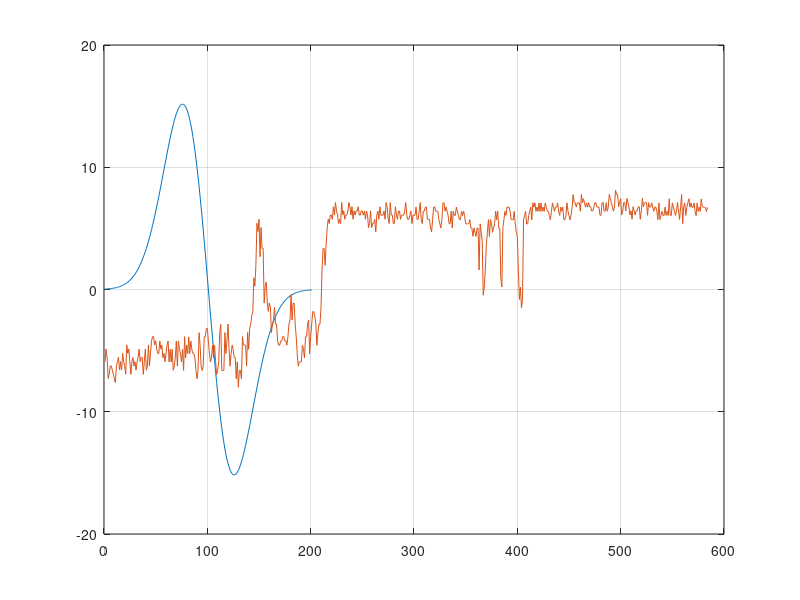

Write MATLAB code to recreate this figure. (Note: this script raises an error after producing the figure.)
close all;
clear all;
load('matlab2.mat')
load('matlab.mat')
RowNumber=40;
sigma=25;
x=-100:100;
G=-x.*exp(-x.^2/(2*sigma^2));
Gh=@(x,s) -x.*exp(-x.^2/(2*s^2));
G1=-G;
plot(G)
hold on
grid on 

plot(data(RowNumber,:))
convd=conv(data(RowNumber,:),G,'same');
% convd=convd/max(convd)*max(data(RowNumber,:));
convdInv=conv(data(RowNumber,:),G1,'same');
% [Dmax,Imax]=max(convd);
% [Dmin,Imin]=min(convd);
[maxs,Imaxs]=findpeaks(convd,'MinPeakHeight',2);
[mins,Imins]=findpeaks(-convd,'MinPeakHeight',2);
% findpeaks(convd/max(convd)*max(data(RowNumber,:)));
% findpeaks(-convd,'MinPeakHeight',2);
% [Dmax,Imax]=max(maxs);
% Imax=Imaxs(Imax);
% [Dmin,Imin]=max(mins);
% Imin=Imins(Imin);
plot(convd/max(convd)*max(data(RowNumber,:)))

Gdx = diff([G 0]);
datadx = diff([data(RowNumber,:) mean(data(RowNumber,:))]);
% pTop=abs(convd).*abs(conv(datadx,G,'same'));
% pTop=pTop/max(pTop)*max(data(RowNumber,:));
% %pBottom=sqrt(integral(@(x)Gh(x,sigma),0,584));
SNR=abs(convd)./sqrt(integral(@(x)(Gh(x,sigma)).^2,0,584));
Loc=abs(conv(datadx,Gdx,'same'))./sqrt(integral(@(x)diff(([Gh(x,sigma) 0])).^2,0,584));
param=SNR.*Loc;
% plot(SNR/max(SNR)*max(data(RowNumber,:)));
% plot(Loc/max(Loc)*max(data(RowNumber,:)));
plot(param/max(param)*max(data(RowNumber,:)))
findpeaks(param/max(param)*max(data(RowNumber,:)),'MinPeakHeight',0.5*max(param/max(param)*max(data(RowNumber,:))))

% plot(Gdx)
% plot(convdInv)
% scatter([Imax Imin],[0 0],20,'filled')